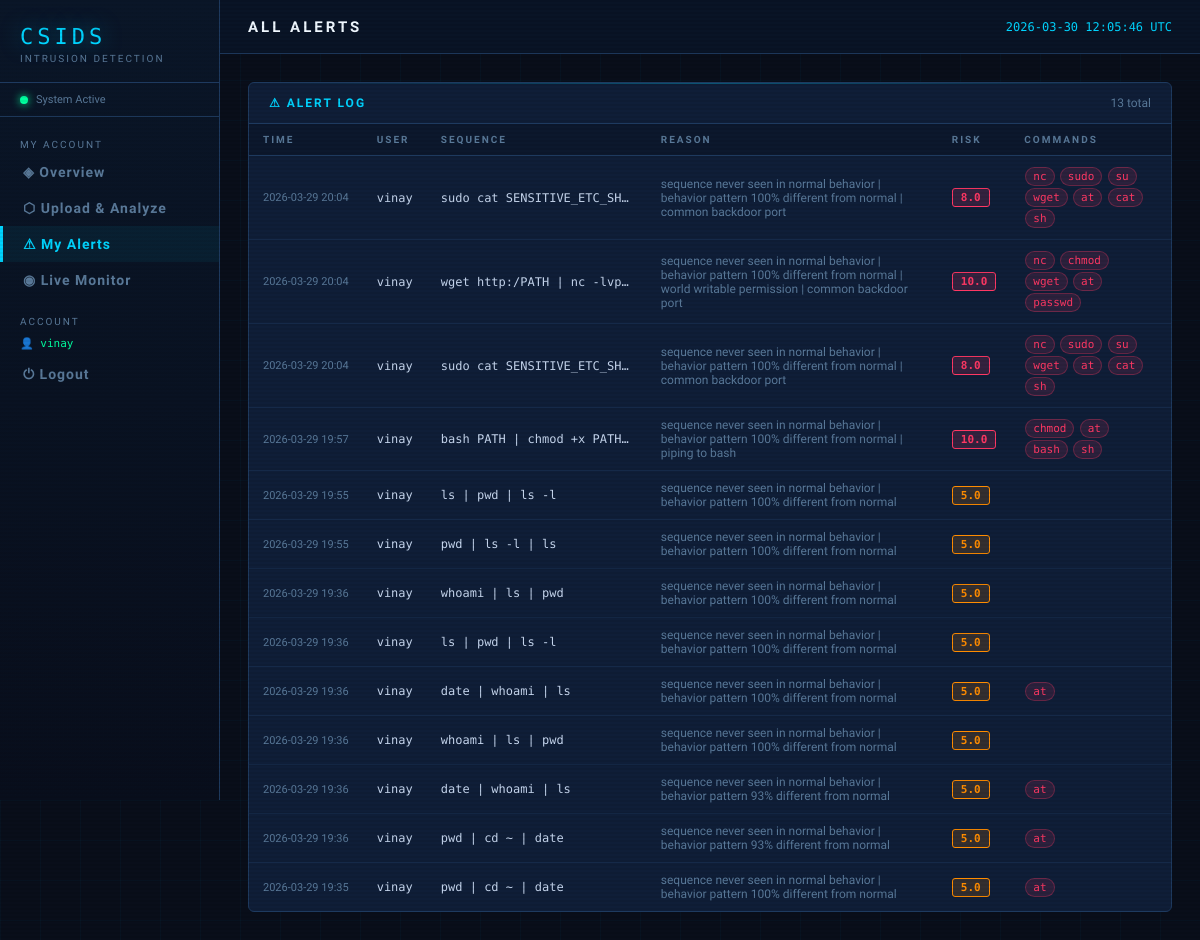
Page /user/alerts (signed in) on the committed database.
### tables this page shows
CREATE TABLE alerts (
        id         INTEGER PRIMARY KEY AUTOINCREMENT,
        user       TEXT NOT NULL,
        sequence   TEXT NOT NULL,
        reason     TEXT,
        risk_score REAL,
        risky_cmds TEXT,
        timestamp  TIMESTAMP DEFAULT CURRENT_TIMESTAMP
    );

### app.py (the view)
@app.route("/user/alerts")
@login_required
def user_alerts():
    if current_user.is_admin:
        return redirect(url_for("alerts_page"))
    conn = get_db()
    cur  = conn.cursor()
    cur.execute("SELECT * FROM alerts WHERE user=? ORDER BY timestamp DESC LIMIT 200", (current_user.username,))
    alerts = cur.fetchall()
    conn.close()
    return render_template("alerts.html", alerts=alerts, user_view=True)

### app.py (called while the page is built)
@login_manager.user_loader
def load_user(user_id):
    conn = get_db()
    cur  = conn.cursor()
    cur.execute("SELECT * FROM auth_users WHERE id = ?", (user_id,))
    row = cur.fetchone()
    conn.close()
    if row:
        return User(row["id"], row["username"], row["role"], row["email"])
    return None

### database.py (called while the page is built)
def get_db():
    conn = sqlite3.connect(DB_NAME)
    conn.row_factory = sqlite3.Row
    return conn

### models.py (called while the page is built)
    @property
    def is_admin(self):
        return self.role == 'admin'

### templates/alerts.html (shortened to what this page needs)
{% extends "base.html" %}
{% block page_title %}All Alerts{% endblock %}
{% block content %}
<div class="panel">
    <div class="panel-header">
        <div class="panel-title">⚠ Alert Log</div>
        <span style="font-size:12px;color:var(--dim);">{{ alerts|length }} total</span>
    </div>
    <div class="panel-body" style="padding:0;">
        {% if alerts %}
        <table class="data-table">
            <thead>
                <tr>
                    <th>Time</th>
                    <th>User</th>
                    <th>Sequence</th>
                    <th>Reason</th>
                    <th>Risk</th>
                    <th>Commands</th>
                </tr>
            </thead>
            <tbody>
            {% for a in alerts %}
            <tr>
                <td style="font-size:11px;color:var(--dim);white-space:nowrap;">{{ a['timestamp'][:16] }}</td>
                <td class="mono">{{ a['user'] }}</td>
                <td class="mono" style="max-width:220px;overflow:hidden;text-overflow:ellipsis;white-space:nowrap;"
                    title="{{ a['sequence'] }}">{{ a['sequence'] }}</td>
                <td style="font-size:12px;color:var(--dim);">{{ a['reason'] }}</td>
                <td>
                    {% set rs = a['risk_score'] %}
                    {% if rs >= 6 %}<span class="badge badge-high">{{ rs }}</span>
                    {% elif rs >= 3 %}<span class="badge badge-medium">{{ rs }}</span>
                    {% else %}<span class="badge badge-low">{{ rs }}</span>{% endif %}
                </td>
                <td>
                    {% if a['risky_cmds'] %}
                    {% for cmd in a['risky_cmds'].split(',') %}
                    <span class="tag">{{ cmd }}</span>
                    {% endfor %}
                    {% endif %}
                </td>
            </tr>
            {% endfor %}
            </tbody>
        </table>
        {% else %}
        <div style="padding:40px;text-align:center;color:var(--dim);">No alerts yet.</div>
        {% endif %}
    </div>
</div>
{% endblock %}

### templates/base.html (shortened to what this page needs)
<!DOCTYPE html>
<html lang="en">
<head>
</head>
<body>
<aside class="sidebar">
    <div class="logo">
        <div class="logo-text">CSIDS</div>
        <div class="logo-sub">Intrusion Detection</div>
    </div>
    <div class="sys-status">
        <div class="dot"></div> System Active
    </div>
        <nav class="nav">
            {% if current_user.is_authenticated and current_user.is_admin %}
            <div class="nav-label">Admin</div>
            <a href="{{ url_for('dashboard') }}"    class="nav-item {% if request.endpoint=='dashboard' %}active{% endif %}">◈ Dashboard</a>
            <a href="{{ url_for('analyze') }}"      class="nav-item {% if request.endpoint=='analyze' %}active{% endif %}">⬡ Analyze</a>
            <a href="{{ url_for('alerts_page') }}"  class="nav-item {% if request.endpoint=='alerts_page' %}active{% endif %}">⚠ Alerts</a>
            <a href="{{ url_for('live_monitor') }}" class="nav-item {% if request.endpoint=='live_monitor' %}active{% endif %}">◉ Live Monitor</a>
            <div class="nav-label" style="margin-top:10px;">Config</div>
            <a href="{{ url_for('settings') }}"     class="nav-item {% if request.endpoint=='settings' %}active{% endif %}">⚙ Settings</a>
            {% elif current_user.is_authenticated %}
            <div class="nav-label">My Account</div>
            <a href="{{ url_for('user_dashboard') }}" class="nav-item {% if request.endpoint=='user_dashboard' %}active{% endif %}">◈ Overview</a>
            <a href="{{ url_for('user_upload') }}"    class="nav-item {% if request.endpoint=='user_upload' %}active{% endif %}">⬡ Upload & Analyze</a>
            <a href="{{ url_for('user_alerts') }}"    class="nav-item {% if request.endpoint=='user_alerts' %}active{% endif %}">⚠ My Alerts</a>
            <a href="{{ url_for('user_live') }}"      class="nav-item {% if request.endpoint=='user_live' %}active{% endif %}">◉ Live Monitor</a>
            {% endif %}
            <div class="nav-label" style="margin-top:10px;">Account</div>
            {% if current_user.is_authenticated %}
            <div style="padding:6px 20px;font-size:11px;color:var(--green);font-family:var(--mono);">
                {{ '👑' if current_user.is_admin else '👤' }} {{ current_user.username }}
            </div>
            <a href="{{ url_for('auth.logout') }}" class="nav-item" style="color:var(--dim);">⏻ Logout</a>
            {% endif %}
        </nav>
</aside>
<div class="main">
    <div class="topbar">
        <div class="page-title">{% block page_title %}Dashboard{% endblock %}</div>
        <div class="topbar-right">
            <span id="clock"></span>
        </div>
    </div>
    <div class="content fade-in">
        {% block content %}{% endblock %}
    </div>
</div>
</body>
</html>

### rows in the picture
alerts: timestamp "2026-03-29 20:04", user "vinay", sequence "sudo cat SENSITIVE_ETC_SH…", reason "sequence never seen in normal behavior | behavior pattern 100% different from normal | common backdoor port", risk_score "8.0", cmd "nc" "sudo" "su" "wget" "at" "cat" "sh"
alerts: timestamp "2026-03-29 20:04", user "vinay", sequence "wget http:/PATH | nc -lvp…", reason "sequence never seen in normal behavior | behavior pattern 100% different from normal | world writable permission | common backdoor port", risk_score "10.0", cmd "nc" "chmod" "wget" "at" "passwd"
alerts: timestamp "2026-03-29 20:04", user "vinay", sequence "sudo cat SENSITIVE_ETC_SH…", reason "sequence never seen in normal behavior | behavior pattern 100% different from normal | common backdoor port", risk_score "8.0", cmd "nc" "sudo" "su" "wget" "at" "cat" "sh"
alerts: timestamp "2026-03-29 19:57", user "vinay", sequence "bash PATH | chmod +x PATH…", reason "sequence never seen in normal behavior | behavior pattern 100% different from normal | piping to bash", risk_score "10.0", cmd "chmod" "at" "bash" "sh"
alerts: timestamp "2026-03-29 19:55", user "vinay", sequence "ls | pwd | ls -l", reason "sequence never seen in normal behavior | behavior pattern 100% different from normal", risk_score "5.0"
alerts: timestamp "2026-03-29 19:55", user "vinay", sequence "pwd | ls -l | ls", reason "sequence never seen in normal behavior | behavior pattern 100% different from normal", risk_score "5.0"
alerts: timestamp "2026-03-29 19:36", user "vinay", sequence "whoami | ls | pwd", reason "sequence never seen in normal behavior | behavior pattern 100% different from normal", risk_score "5.0"
alerts: timestamp "2026-03-29 19:36", user "vinay", sequence "ls | pwd | ls -l", reason "sequence never seen in normal behavior | behavior pattern 100% different from normal", risk_score "5.0"
alerts: timestamp "2026-03-29 19:36", user "vinay", sequence "date | whoami | ls", reason "sequence never seen in normal behavior | behavior pattern 100% different from normal", risk_score "5.0", risky_cmds "at"
alerts: timestamp "2026-03-29 19:36", user "vinay", sequence "whoami | ls | pwd", reason "sequence never seen in normal behavior | behavior pattern 100% different from normal", risk_score "5.0"
alerts: timestamp "2026-03-29 19:36", user "vinay", sequence "date | whoami | ls", reason "sequence never seen in normal behavior | behavior pattern 93% different from normal", risk_score "5.0", risky_cmds "at"
alerts: timestamp "2026-03-29 19:36", user "vinay", sequence "pwd | cd ~ | date", reason "sequence never seen in normal behavior | behavior pattern 93% different from normal", risk_score "5.0", risky_cmds "at"
alerts: timestamp "2026-03-29 19:35", user "vinay", sequence "pwd | cd ~ | date", reason "sequence never seen in normal behavior | behavior pattern 100% different from normal", risk_score "5.0", risky_cmds "at"

### other values in the picture
{{ '👑' if current_user.is_admin else '👤' }} "👤"
{{ current_user.username }} "vinay"
{{ alerts|length }} "13"
